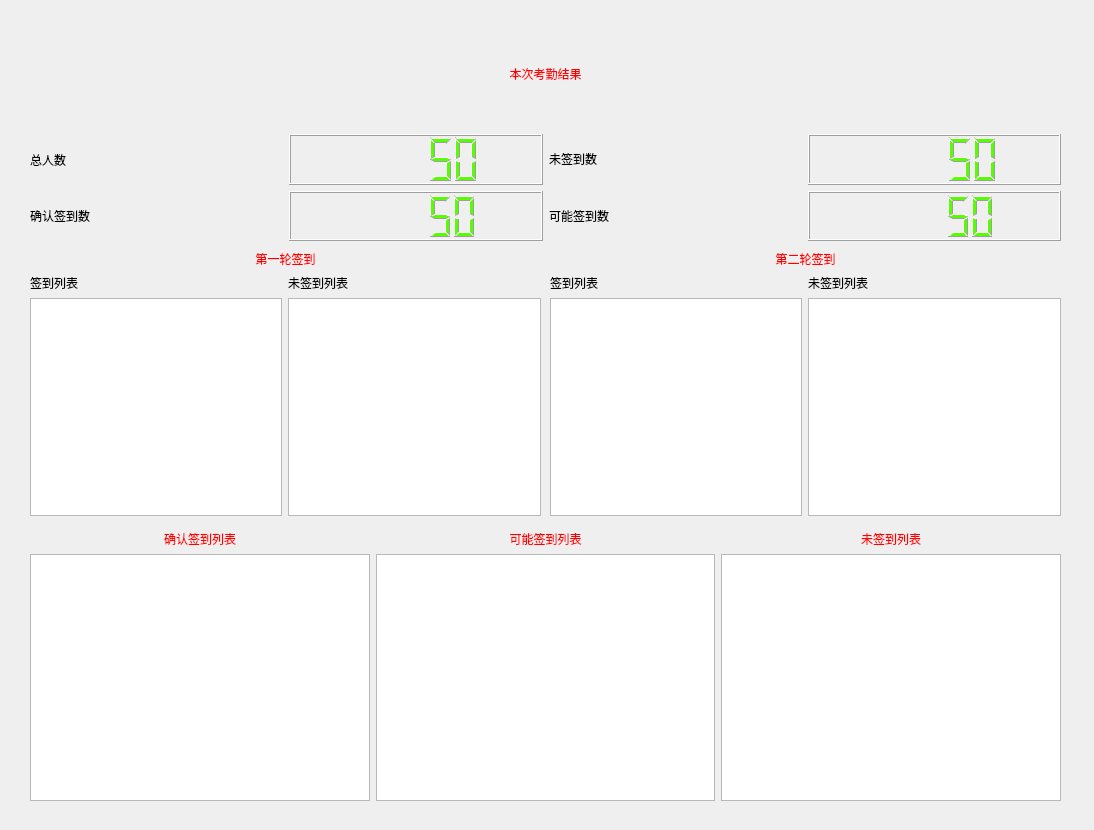
<?xml version="1.0" encoding="UTF-8"?>
<ui version="4.0">
 <class>Result_Dialog</class>
 <widget class="QDialog" name="Result_Dialog">
  <property name="geometry">
   <rect>
    <x>0</x>
    <y>0</y>
    <width>1094</width>
    <height>830</height>
   </rect>
  </property>
  <property name="windowTitle">
   <string>考勤结果</string>
  </property>
  <widget class="QWidget" name="layoutWidget">
   <property name="geometry">
    <rect>
     <x>550</x>
     <y>250</y>
     <width>511</width>
     <height>266</height>
    </rect>
   </property>
   <layout class="QGridLayout" name="gridLayout_3">
    <item row="0" column="0" colspan="2">
     <widget class="QLabel" name="label_13">
      <property name="styleSheet">
       <string notr="true">font: 26pt &quot;黑体&quot;;
color:rgb(255, 0, 0);</string>
      </property>
      <property name="text">
       <string>第二轮签到</string>
      </property>
      <property name="alignment">
       <set>Qt::AlignCenter</set>
      </property>
     </widget>
    </item>
    <item row="1" column="0">
     <widget class="QLabel" name="label_14">
      <property name="text">
       <string>签到列表</string>
      </property>
     </widget>
    </item>
    <item row="1" column="1">
     <widget class="QLabel" name="label_15">
      <property name="text">
       <string>未签到列表</string>
      </property>
     </widget>
    </item>
    <item row="2" column="0">
     <widget class="QListWidget" name="listWidget_turn2_signed"/>
    </item>
    <item row="2" column="1">
     <widget class="QListWidget" name="listWidget_turn2_unsigned"/>
    </item>
   </layout>
  </widget>
  <widget class="QWidget" name="">
   <property name="geometry">
    <rect>
     <x>30</x>
     <y>250</y>
     <width>511</width>
     <height>266</height>
    </rect>
   </property>
   <layout class="QGridLayout" name="gridLayout_2">
    <item row="0" column="0" colspan="2">
     <widget class="QLabel" name="label_10">
      <property name="styleSheet">
       <string notr="true">font: 26pt &quot;黑体&quot;;
color:rgb(255, 0, 0);</string>
      </property>
      <property name="text">
       <string>第一轮签到</string>
      </property>
      <property name="alignment">
       <set>Qt::AlignCenter</set>
      </property>
     </widget>
    </item>
    <item row="1" column="0">
     <widget class="QLabel" name="label_11">
      <property name="text">
       <string>签到列表</string>
      </property>
     </widget>
    </item>
    <item row="1" column="1">
     <widget class="QLabel" name="label_12">
      <property name="text">
       <string>未签到列表</string>
      </property>
     </widget>
    </item>
    <item row="2" column="0">
     <widget class="QListWidget" name="listWidget_turn1_signed"/>
    </item>
    <item row="2" column="1">
     <widget class="QListWidget" name="listWidget_turn1_unsigned"/>
    </item>
   </layout>
  </widget>
  <widget class="QWidget" name="">
   <property name="geometry">
    <rect>
     <x>30</x>
     <y>20</y>
     <width>1031</width>
     <height>221</height>
    </rect>
   </property>
   <layout class="QGridLayout" name="gridLayout_4">
    <item row="0" column="0">
     <widget class="QLabel" name="label">
      <property name="styleSheet">
       <string notr="true">font: 26pt &quot;黑体&quot;;
color:rgb(255, 0, 0);</string>
      </property>
      <property name="text">
       <string>本次考勤结果</string>
      </property>
      <property name="alignment">
       <set>Qt::AlignCenter</set>
      </property>
     </widget>
    </item>
    <item row="1" column="0">
     <layout class="QGridLayout" name="gridLayout">
      <item row="0" column="0">
       <widget class="QLabel" name="label_2">
        <property name="styleSheet">
         <string notr="true">font: 25 22pt &quot;等线 Light&quot;;</string>
        </property>
        <property name="text">
         <string>总人数</string>
        </property>
       </widget>
      </item>
      <item row="0" column="2">
       <widget class="QLabel" name="label_8">
        <property name="styleSheet">
         <string notr="true">font: 25 22pt &quot;等线 Light&quot;;</string>
        </property>
        <property name="text">
         <string>&lt;html&gt;&lt;head/&gt;&lt;body&gt;&lt;p&gt;未签到数&lt;/p&gt;&lt;/body&gt;&lt;/html&gt;</string>
        </property>
       </widget>
      </item>
      <item row="1" column="0">
       <widget class="QLabel" name="label_5">
        <property name="styleSheet">
         <string notr="true">font: 25 22pt &quot;等线 Light&quot;;</string>
        </property>
        <property name="text">
         <string>&lt;html&gt;&lt;head/&gt;&lt;body&gt;&lt;p&gt;确认签到数&lt;/p&gt;&lt;/body&gt;&lt;/html&gt;</string>
        </property>
       </widget>
      </item>
      <item row="1" column="2">
       <widget class="QLabel" name="label_7">
        <property name="styleSheet">
         <string notr="true">font: 25 22pt &quot;等线 Light&quot;;</string>
        </property>
        <property name="text">
         <string>&lt;html&gt;&lt;head/&gt;&lt;body&gt;&lt;p&gt;可能签到数&lt;/p&gt;&lt;/body&gt;&lt;/html&gt;</string>
        </property>
       </widget>
      </item>
      <item row="0" column="1">
       <widget class="QLCDNumber" name="lcdNumber_total">
        <property name="styleSheet">
         <string notr="true">color:rgb(85, 255, 0);</string>
        </property>
        <property name="smallDecimalPoint">
         <bool>false</bool>
        </property>
        <property name="intValue" stdset="0">
         <number>50</number>
        </property>
       </widget>
      </item>
      <item row="1" column="1">
       <widget class="QLCDNumber" name="lcdNumber_confirm">
        <property name="styleSheet">
         <string notr="true">color:rgb(85, 255, 0);</string>
        </property>
        <property name="intValue" stdset="0">
         <number>50</number>
        </property>
       </widget>
      </item>
      <item row="0" column="3">
       <widget class="QLCDNumber" name="lcdNumber_unsigned">
        <property name="styleSheet">
         <string notr="true">color:rgb(85, 255, 0);</string>
        </property>
        <property name="intValue" stdset="0">
         <number>50</number>
        </property>
       </widget>
      </item>
      <item row="1" column="3">
       <widget class="QLCDNumber" name="lcdNumber_might">
        <property name="styleSheet">
         <string notr="true">color:rgb(85, 255, 0);</string>
        </property>
        <property name="intValue" stdset="0">
         <number>50</number>
        </property>
       </widget>
      </item>
     </layout>
    </item>
   </layout>
  </widget>
  <widget class="QWidget" name="">
   <property name="geometry">
    <rect>
     <x>30</x>
     <y>530</y>
     <width>1031</width>
     <height>271</height>
    </rect>
   </property>
   <layout class="QGridLayout" name="gridLayout_5">
    <item row="0" column="0">
     <widget class="QLabel" name="label_16">
      <property name="styleSheet">
       <string notr="true">font: 26pt &quot;黑体&quot;;
color:rgb(255, 0, 0);</string>
      </property>
      <property name="text">
       <string>确认签到列表</string>
      </property>
      <property name="alignment">
       <set>Qt::AlignCenter</set>
      </property>
     </widget>
    </item>
    <item row="0" column="1">
     <widget class="QLabel" name="label_17">
      <property name="styleSheet">
       <string notr="true">font: 26pt &quot;黑体&quot;;
color:rgb(255, 0, 0);</string>
      </property>
      <property name="text">
       <string>可能签到列表</string>
      </property>
      <property name="alignment">
       <set>Qt::AlignCenter</set>
      </property>
     </widget>
    </item>
    <item row="0" column="2">
     <widget class="QLabel" name="label_18">
      <property name="styleSheet">
       <string notr="true">font: 26pt &quot;黑体&quot;;
color:rgb(255, 0, 0);</string>
      </property>
      <property name="text">
       <string>未签到列表</string>
      </property>
      <property name="alignment">
       <set>Qt::AlignCenter</set>
      </property>
     </widget>
    </item>
    <item row="1" column="0">
     <widget class="QListWidget" name="listWidget_confirm_signed"/>
    </item>
    <item row="1" column="1">
     <widget class="QListWidget" name="listWidget_might_signed"/>
    </item>
    <item row="1" column="2">
     <widget class="QListWidget" name="listWidget_unsigned"/>
    </item>
   </layout>
  </widget>
 </widget>
 <resources/>
 <connections/>
</ui>
